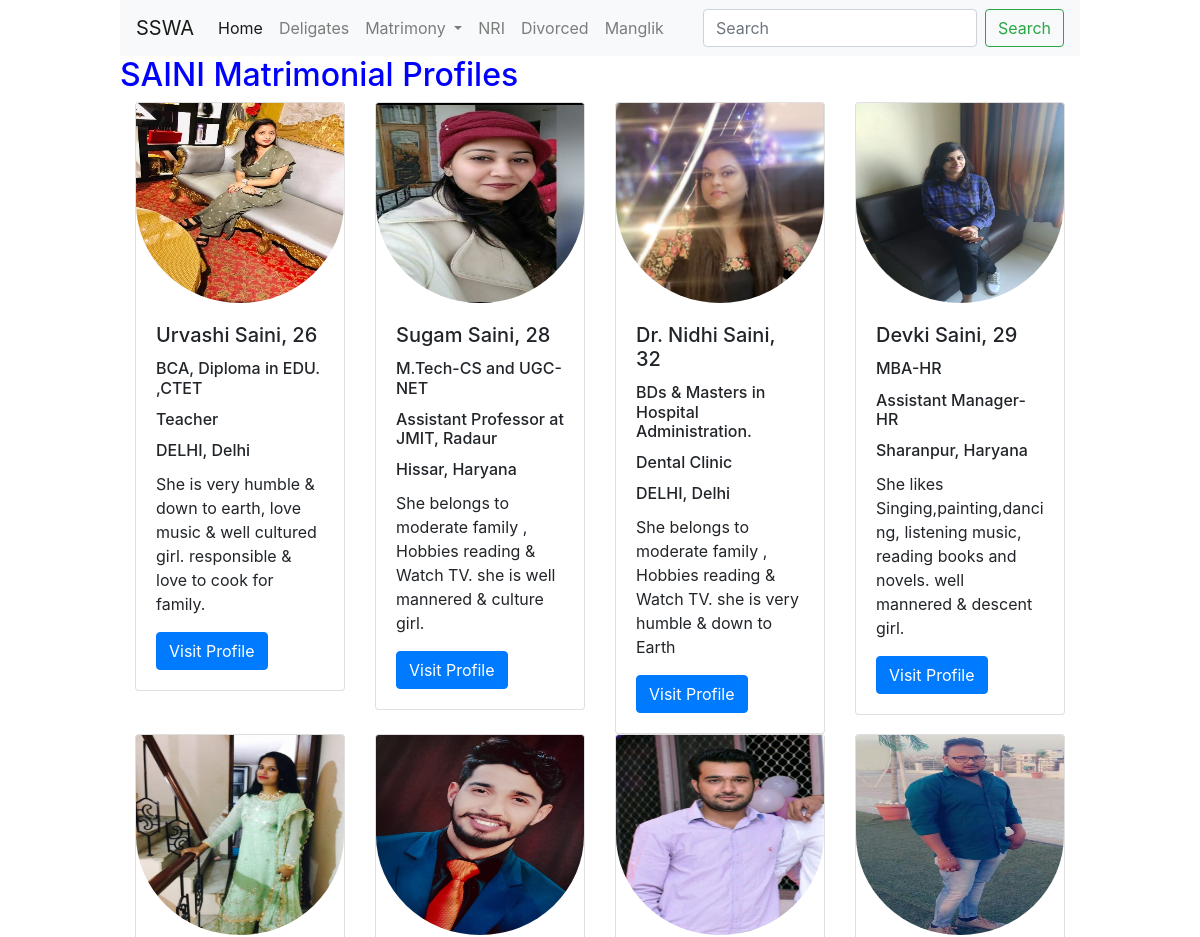
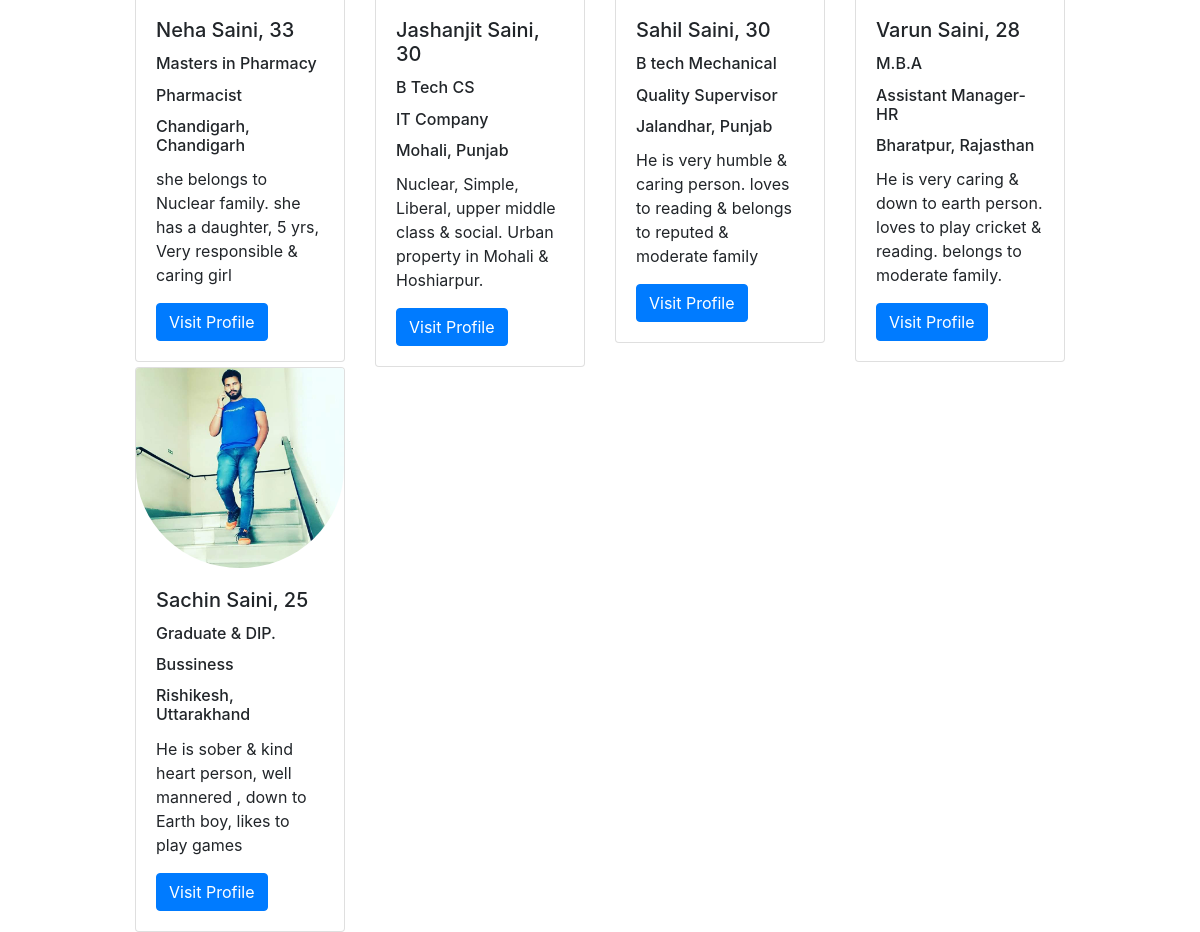
The page / on the database its author committed (2 pictures, top to bottom).
### profiles/models.py (models this page shows)
class bdata(models.Model):
	name = models.CharField(max_length=250)
	slug = models.SlugField(max_length = 250, null = True, blank = True)
	pic= models.ImageField(upload_to ='media/pics/')
	age = models.IntegerField(default=0)
	gender = models.CharField(choices=GENDER_CHOICES,max_length=100)
	education = models.CharField(max_length=100)
	job = models.CharField(max_length=100)
	city = models.CharField(max_length=100)
	state = models.CharField(choices=STATE_CHOICES,max_length=250)
	about= models.TextField(default=0)
	mobno=models.IntegerField(default=0)

### profiles/views.py (the view)
# urls.py: path('',views.matrimony_home),
def matrimony_home(request):
	obj = bdata.objects.all()
	return render(request,'matrimony_home.html', {'prof':obj})

### templates/matrimony_home.html (shortened to what this page needs)
<head>
</head>
{% extends 'base.html' %}
{% block body %}
{% include 'navbar_matrimony.html' %}
<h2>SAINI Matrimonial Profiles </h2>
<div class="container">
	<div class="row">
		{% for i in prof %}
		<div class="col-3">
		<div class="card">
        <img src="/media/{{i.pic}}" class="card-img-top" alt="Profile_pic" width=200 height=200>
			  <div class="card-body">
			    <h5 class="card-title"> {{ i.name }}, {{ i.age}} </h5>
			    <h6 class="card-title">{{ i.education}}</h6>
			    <h6 class="card-title">{{ i.job }}</h6>
			    <h6 class="card-title">{{ i.city }}, {{ i.state }} </h6>
			    <p class="card-text">{{ i.about }}</p>
			    <a href="/matrimony/{{ i.slug }}" class="btn btn-primary">Visit Profile</a>
			  </div>
			</div>
		</div>
		{% endfor %}
	</div>
</div>
{% endblock %}

### templates/base.html (shortened to what this page needs)
<!DOCTYPE html>
<html>
<head>
    <link rel="stylesheet" href="https://stackpath.bootstrapcdn.com/bootstrap/4.5.0/css/bootstrap.min.css">
	<link rel="stylesheet" type="text/css" href="/static/css/global.css">
</head>
<body style="width:80%; margin:auto">
	{% block body %} {% endblock %}
</body>
</html>

### templates/navbar_matrimony.html (shortened to what this page needs)
    <nav class="navbar navbar-expand-lg navbar-light bg-light">
  <a class="navbar-brand" href="#">SSWA</a>
  <div class="collapse navbar-collapse" id="navbarSupportedContent">
    <ul class="navbar-nav mr-auto">
      <li class="nav-item active">
        <a class="nav-link" tabindex="-1" href="http://www.sswa.in/">Home <span class="sr-only">(current)</span></a>
      </li>
      <li class="nav-item">
        <a class="nav-link" tabindex="-1" href="#">Deligates</a>
      </li>
      <li class="nav-item dropdown">
        <a class="nav-link dropdown-toggle" href="#" id="navbarDropdown" role="button" data-toggle="dropdown" aria-haspopup="true" aria-expanded="false">
          Matrimony
        </a>
      </li>
      <li class="nav-item">
        <a class="nav-link" href="#" tabindex="-1" aria-disabled="true">NRI</a>
      </li>
      <li class="nav-item">
        <a class="nav-link" href="#" tabindex="-1" aria-disabled="true">Divorced</a>
      </li>
      <li class="nav-item">
        <a class="nav-link" href="#" tabindex="-1" aria-disabled="true">Manglik</a>
      </li>
    </ul>
    <form class="form-inline my-2 my-lg-0">
      <input class="form-control mr-sm-2" type="search" placeholder="Search" aria-label="Search">
      <button class="btn btn-outline-success my-2 my-sm-0" type="submit">Search</button>
    </form>
  </div>
</nav>

### static/css/global.css (style rules this page uses)
h2 { color:blue; }

### templates/matrimony_home.html (style rules this page uses)
img { border-radius: 50%; }

### rows shown on the page
bdata: pic (picture), name "Urvashi Saini", age "26", education "BCA, Diploma in EDU. ,CTET", job "Teacher", city "DELHI", state "Delhi", about "She is very humble & down to earth, love music & well cultured girl. responsible & love to cook for family."
bdata: pic (picture), name "Sugam Saini", age "28", education "M.Tech-CS and UGC-NET", job "Assistant Professor at JMIT, Radaur", city "Hissar", state "Haryana", about "She belongs to moderate family , Hobbies reading & Watch TV. she is well mannered & culture girl."
bdata: pic (picture), name "Dr. Nidhi Saini", age "32", education "BDs & Masters in Hospital Administration.", job "Dental Clinic", city "DELHI", state "Delhi", about "She belongs to moderate family , Hobbies reading & Watch TV. she is very humble & down to Earth"
bdata: pic (picture), name "Devki Saini", age "29", education "MBA-HR", job "Assistant Manager-HR", city "Sharanpur", state "Haryana", about "She likes Singing,painting,dancing, listening music, reading books and novels. well mannered & descent girl."
bdata: pic (picture), name "Neha Saini", age "33", education "Masters in Pharmacy", job "Pharmacist", city "Chandigarh", state "Chandigarh", about "she belongs to Nuclear family. she has a daughter, 5 yrs, Very responsible & caring girl"
bdata: pic (picture), name "Jashanjit Saini", age "30", education "B Tech CS", job "IT Company", city "Mohali", state "Punjab", about "Nuclear, Simple, Liberal, upper middle class & social. Urban property in Mohali & Hoshiarpur."
bdata: pic (picture), name "Sahil Saini", age "30", education "B tech Mechanical", job "Quality Supervisor", city "Jalandhar", state "Punjab", about "He is very humble & caring person. loves to reading & belongs to reputed & moderate family"
bdata: pic (picture), name "Varun Saini", age "28", education "M.B.A", job "Assistant Manager-HR", city "Bharatpur", state "Rajasthan", about "He is very caring & down to earth person. loves to play cricket & reading. belongs to moderate family."
bdata: pic (picture), name "Sachin Saini", age "25", education "Graduate & DIP.", job "Bussiness", city "Rishikesh", state "Uttarakhand", about "He is sober & kind heart person, well mannered , down to Earth boy, likes to play games"
